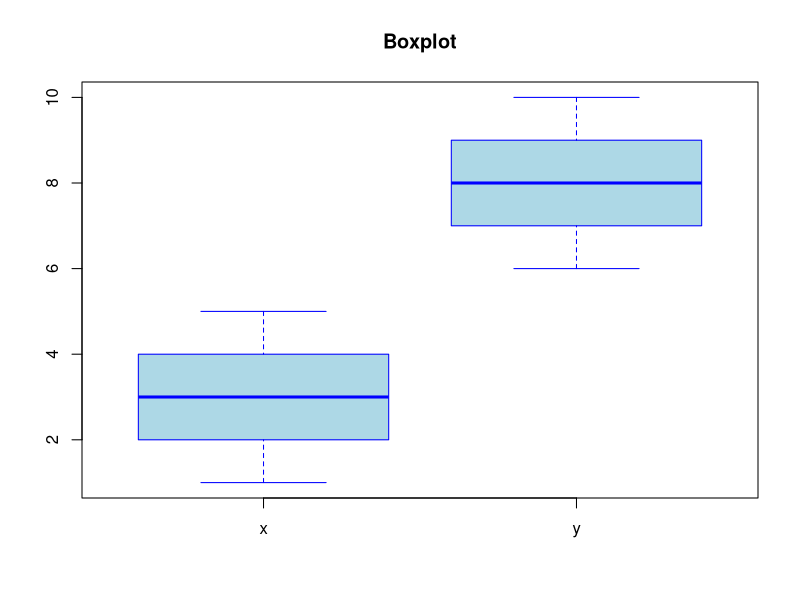

This figure's R source: (Note: this script raises an error after producing the figure.)
# Function to perform statistical operations
perform_statistics <- function(data_frame) {
  # Mean
  mean_values <- colMeans(data_frame)
  
  # Median
  median_values <- apply(data_frame, 2, median)
  
  # Quartiles
  quartiles <- apply(data_frame, 2, quantile, probs = c(0.25, 0.75))
  
  # Five number summary
  fivenum_summary <- apply(data_frame, 2, fivenum)
  
  # Boxplot
  boxplot_data <- boxplot(data_frame, main = "Boxplot", col = "lightblue", border = "blue")
  
  # Variance
  variance_values <- apply(data_frame, 2, var)
  
  # Covariance
  covariance_matrix <- cov(data_frame)
  
  # Correlation
  correlation_matrix <- cor(data_frame)
  
  # Output
  cat("Mean:\n", mean_values, "\n\n")
  cat("Median:\n", median_values, "\n\n")
  cat("Quartiles:\n", quartiles, "\n\n")
  cat("Five Number Summary:\n", fivenum_summary, "\n\n")
  cat("Variance:\n", variance_values, "\n\n")
  cat("Covariance Matrix:\n", covariance_matrix, "\n\n")
  cat("Correlation Matrix:\n", correlation_matrix, "\n\n")
  
  # Plot boxplot
  plot(boxplot_data)
}

# Example usage
# Create a sample data frame (replace this with your own data frame)
data <- data.frame(
  x = c(1, 2, 3, 4, 5),
  y = c(6, 7, 8, 9, 10)
)

# Call the function to perform statistical operations
perform_statistics(data)